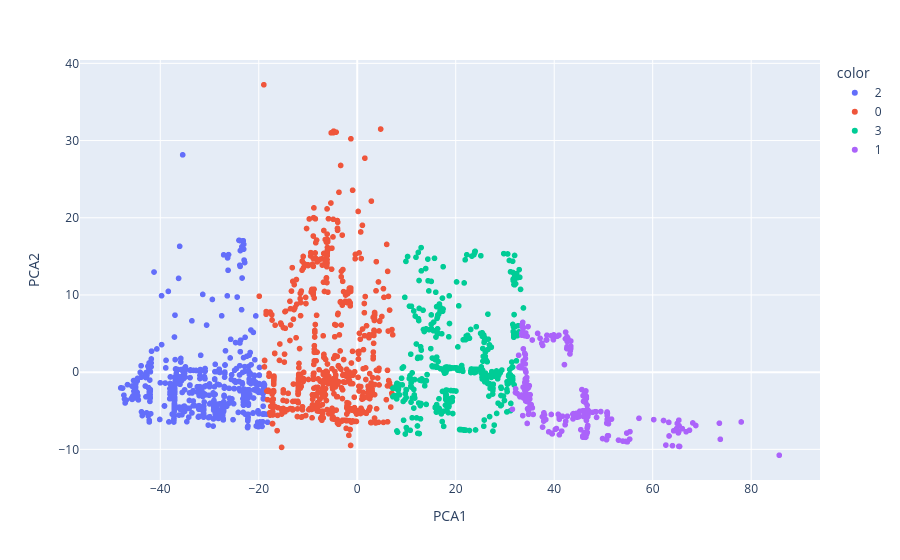

This figure's notebook cell:
### Code cell
# Visualiser les classes suivant les deux composantes en utilisant plotly.express
fig = px.scatter(df_pca, x = 'PCA1', y = 'PCA2',color=kmeans_partition.astype(str))
fig.show()

### Figure 1 — Plotly figure (JSON) as saved in the notebook; plotly's stock layout.template omitted (floating-point values rounded to 4 significant figures; data arrays with more than 128 entries replaced by an {"elided": "..."} marker saying what was removed)
{"data": [{"hovertemplate": "color=2<br>PCA1=%{x}<br>PCA2=%{y}<extra></extra>", "legendgroup": "2", "marker": {"color": "#636efa", "symbol": "circle"}, "mode": "markers", "name": "2", "showlegend": true, "type": "scattergl", "x": {"elided": "575 float values"}, "xaxis": "x", "y": {"elided": "575 float values"}, "yaxis": "y"}, {"hovertemplate": "color=0<br>PCA1=%{x}<br>PCA2=%{y}<extra></extra>", "legendgroup": "0", "marker": {"color": "#EF553B", "symbol": "circle"}, "mode": "markers", "name": "0", "showlegend": true, "type": "scattergl", "x": {"elided": "709 float values"}, "xaxis": "x", "y": {"elided": "709 float values"}, "yaxis": "y"}, {"hovertemplate": "color=3<br>PCA1=%{x}<br>PCA2=%{y}<extra></extra>", "legendgroup": "3", "marker": {"color": "#00cc96", "symbol": "circle"}, "mode": "markers", "name": "3", "showlegend": true, "type": "scattergl", "x": {"elided": "546 float values"}, "xaxis": "x", "y": {"elided": "546 float values"}, "yaxis": "y"}, {"hovertemplate": "color=1<br>PCA1=%{x}<br>PCA2=%{y}<extra></extra>", "legendgroup": "1", "marker": {"color": "#ab63fa", "symbol": "circle"}, "mode": "markers", "name": "1", "showlegend": true, "type": "scattergl", "x": {"elided": "257 float values"}, "xaxis": "x", "y": {"elided": "257 float values"}, "yaxis": "y"}], "layout": {"legend": {"title": {"text": "color"}, "tracegroupgap": 0}, "margin": {"t": 60}, "xaxis": {"anchor": "y", "domain": [0, 1], "title": {"text": "PCA1"}}, "yaxis": {"anchor": "x", "domain": [0, 1], "title": {"text": "PCA2"}}}}
